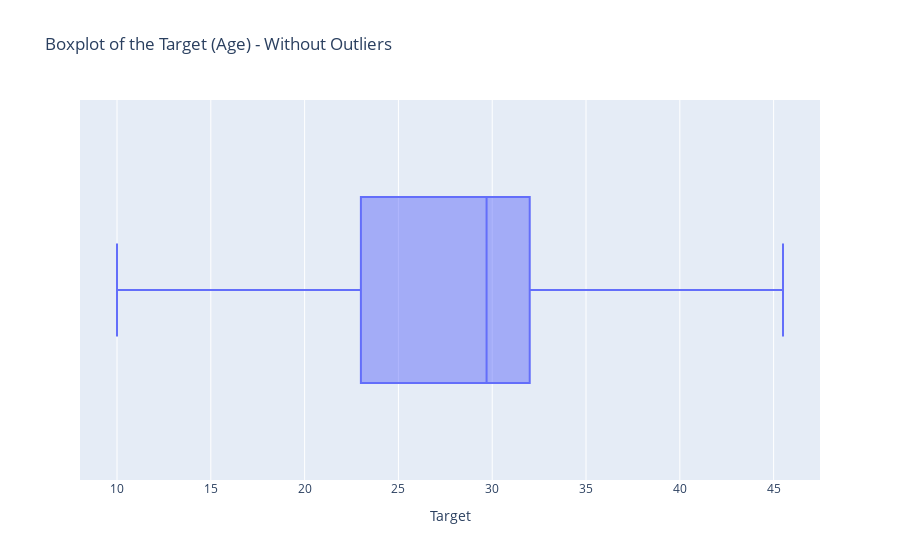

Source (notebook cell):
### Markdown cell above
#### Create a mask to filter out the outliers for 'Age'

### Code cell
mask_Age1 = df['Age'] >= 10
mask_Age2 = df['Age'] <= 45.5

print(df[mask_Age1].head())
print(df[mask_Age2].head())

fig = px.box(
    data_frame=df[mask_Age1 & mask_Age2], 
    x='Age', 
    orientation='h',
    title='Boxplot of the Target (Age) - Without Outliers')

fig.update_layout(xaxis_title='Target')
fig.show()

### Figure 1 — Plotly figure (JSON) as saved in the notebook; plotly's stock layout.template omitted (floating-point values rounded to 4 significant figures; data arrays with more than 128 entries replaced by an {"elided": "..."} marker saying what was removed)
{"data": [{"alignmentgroup": "True", "hovertemplate": "Age=%{x}<extra></extra>", "legendgroup": "", "marker": {"color": "#636efa"}, "name": "", "notched": false, "offsetgroup": "", "orientation": "h", "showlegend": false, "type": "box", "x": {"elided": "728 float values"}, "x0": " ", "xaxis": "x", "y0": " ", "yaxis": "y"}], "layout": {"boxmode": "group", "legend": {"tracegroupgap": 0}, "title": {"text": "Boxplot of the Target (Age) - Without Outliers"}, "xaxis": {"anchor": "y", "domain": [0, 1], "title": {"text": "Target"}}, "yaxis": {"anchor": "x", "domain": [0, 1]}}}
